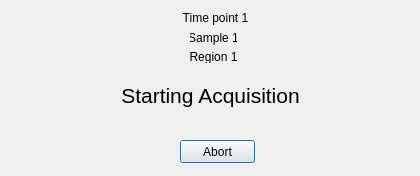
<?xml version="1.0" encoding="UTF-8"?>
<ui version="4.0">
 <class>AcquisitionDialog</class>
 <widget class="QDialog" name="AcquisitionDialog">
  <property name="geometry">
   <rect>
    <x>0</x>
    <y>0</y>
    <width>420</width>
    <height>176</height>
   </rect>
  </property>
  <property name="windowTitle">
   <string>Dialog</string>
  </property>
  <widget class="QLabel" name="sample_label">
   <property name="geometry">
    <rect>
     <x>190</x>
     <y>30</y>
     <width>47</width>
     <height>16</height>
    </rect>
   </property>
   <property name="text">
    <string>Sample 1</string>
   </property>
   <property name="alignment">
    <set>Qt::AlignCenter</set>
   </property>
  </widget>
  <widget class="QLabel" name="region_label">
   <property name="geometry">
    <rect>
     <x>190</x>
     <y>50</y>
     <width>47</width>
     <height>13</height>
    </rect>
   </property>
   <property name="text">
    <string>Region 1</string>
   </property>
   <property name="alignment">
    <set>Qt::AlignCenter</set>
   </property>
  </widget>
  <widget class="QLabel" name="acquisition_label">
   <property name="geometry">
    <rect>
     <x>0</x>
     <y>60</y>
     <width>421</width>
     <height>71</height>
    </rect>
   </property>
   <property name="font">
    <font>
     <pointsize>16</pointsize>
    </font>
   </property>
   <property name="text">
    <string>Starting Acquisition</string>
   </property>
   <property name="alignment">
    <set>Qt::AlignCenter</set>
   </property>
  </widget>
  <widget class="QPushButton" name="abort_button">
   <property name="geometry">
    <rect>
     <x>180</x>
     <y>140</y>
     <width>75</width>
     <height>23</height>
    </rect>
   </property>
   <property name="text">
    <string>Abort</string>
   </property>
  </widget>
  <widget class="QLabel" name="time_point_label">
   <property name="geometry">
    <rect>
     <x>170</x>
     <y>10</y>
     <width>91</width>
     <height>16</height>
    </rect>
   </property>
   <property name="text">
    <string>Time point 1</string>
   </property>
   <property name="alignment">
    <set>Qt::AlignCenter</set>
   </property>
  </widget>
 </widget>
 <resources/>
 <connections/>
</ui>
